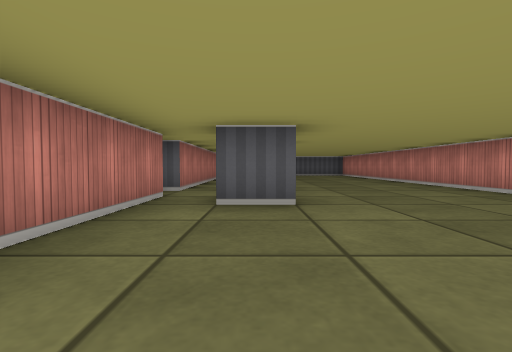
view 1 (above)

15 first-person views from a walk through a cub3D level. The camera is about half as high as the walls, tilts 2° down and sees 85° across. The floor is counted in squares. Each view is taken from the middle of a square. On the plan, view 1 faces up. The plan holds only what a view shows up to about 9 squares ahead; the rest is blank. The place goes on beyond the plan.

view 2
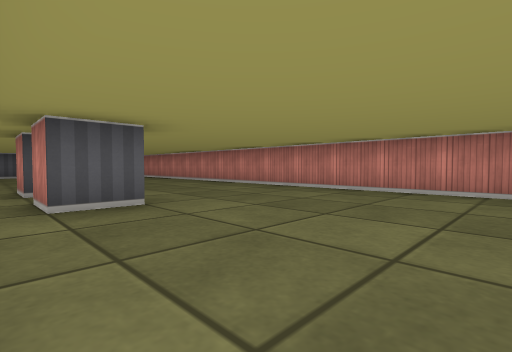

view 3
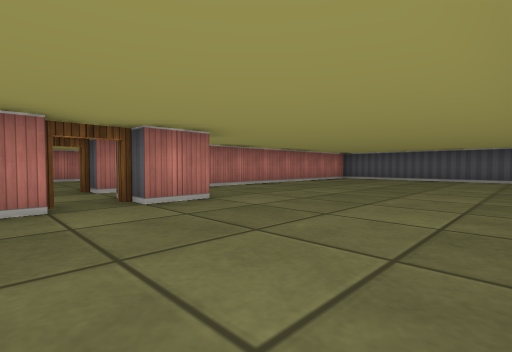

view 4
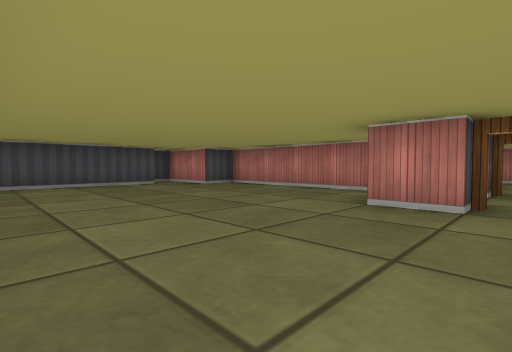

view 5
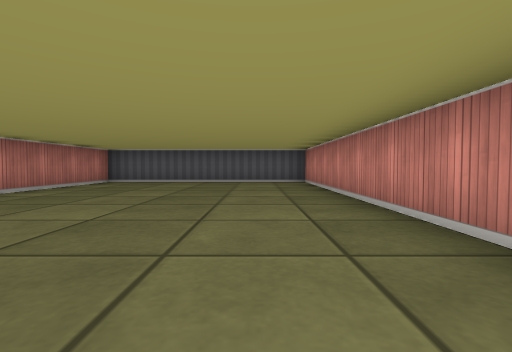

view 6
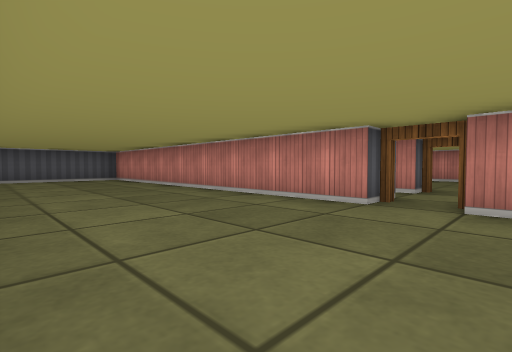

view 7
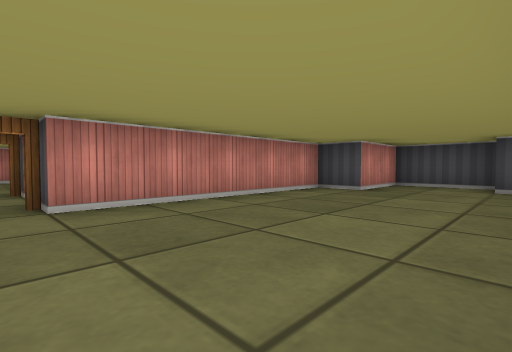

view 8
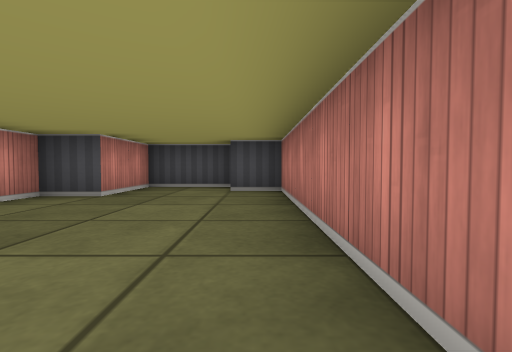

view 9
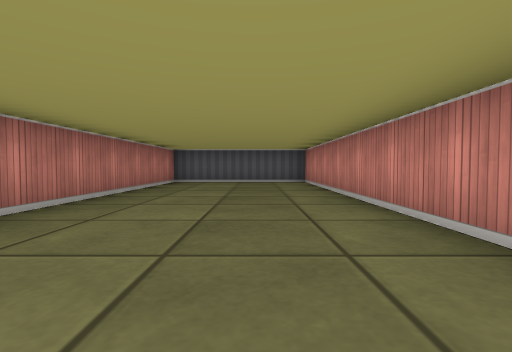

view 10
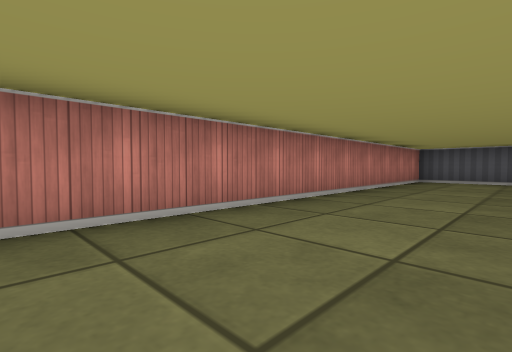

view 11
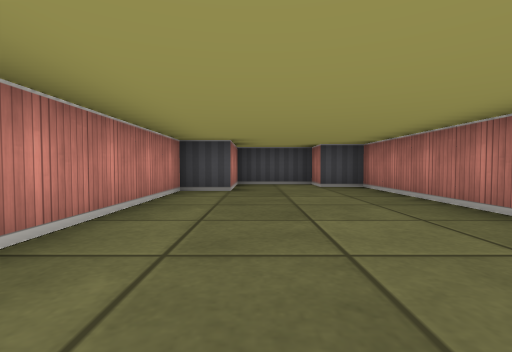

view 12
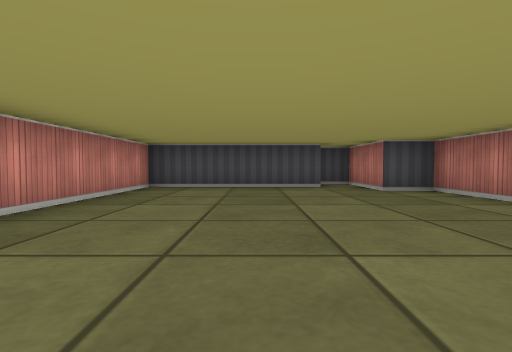

view 13
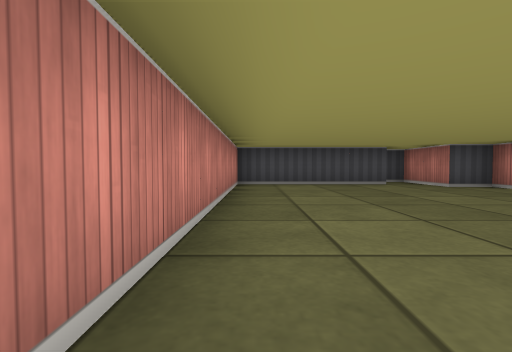

view 14
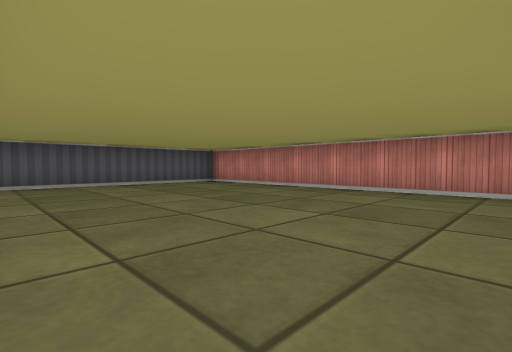

view 15
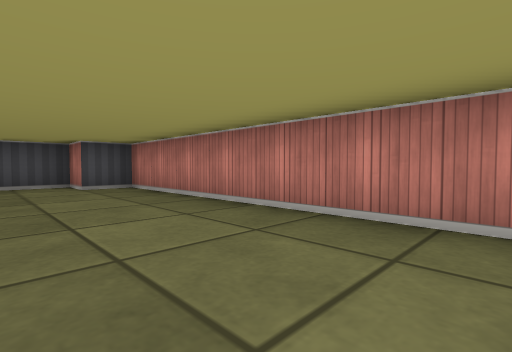

### Floor plan
Ten units are one square. View 1 is at (0, 0); x grows to the right and y downward. Boxes are objects, and circles mark ways between rooms. Rooms are numbered by the first view taken in them; rooms with no view inside come last. Other rooms are left out.
<svg viewBox="-70 -150 120 190">
<path fill="none" stroke="#000" d="M5 -66 5 -55M5 -45 5 -35 -5 -35 -5 -45M-5 -55 -5 -65M-15 -45 -15 15 -5 15 -5 35 2 35M4 25 45 25 45 -145 -15 -145 -15 -55M-25 -55 -25 -145 -65 -145 -65 15 -55 15 -55 25 -35 25 -35 5 -25 5 -25 -45"/>
<circle cx="-20" cy="-50" r="3" fill="#2a7"/>
<text x="20" y="-60">1</text>
<text x="-50" y="-60">2</text>
</svg>
Room 1 opens to room 2.

Where each view was taken, in squares from view 1:
view 1: 0 up, 0 right, facing up
view 2: 0 up, 1 left, facing up-right
view 3: 4 up, 4 right, facing up-left
view 4: 5 up, 4 right, facing down-left
view 5: 6 up, 3 right, facing up
view 6: 4 up, 6 left, facing up-right
view 7: 5 up, 6 left, facing down-right
view 8: 4 up, 6 left, facing down
view 9: 6 up, 4 left, facing up
view 10: 5 up, 4 left, facing up-left
view 11: 5 up, 4 left, facing down
view 12: 4 up, 2 right, facing down
view 13: 5 up, 4 right, facing down
view 14: 7 up, 1 left, facing up-right
view 15: 5 up, 4 left, facing down-left
